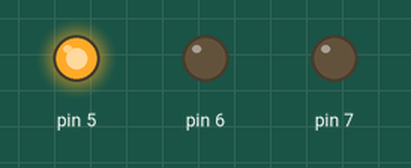
Recording of a sketch running on a simulated Arduino Uno, built with avr-gcc and run on an emulated ATmega328P. Parts: output pins drawn as LEDs (lit = HIGH).

Above: at 2.5 s.
At 6.0 s:
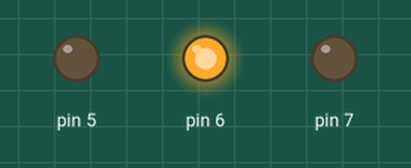
At 9.5 s:
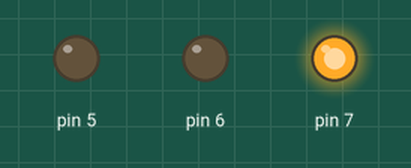
Timing chart, 0 to 15.6 s (numbered marks = the images above):
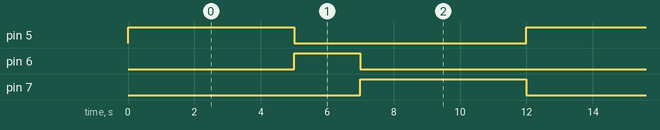

The sketch:

traffic-light.ino
```cpp
/**
 | --------------------------------------------------------
 | Lista 1
 | --------------------------------------------------------
 | Autores: Raphael Ramos
 |
 | µControlador: Atmega328p
 |
 | Descrição: Semáforo implementado com comandos em C
 | manipulando registradores.

 | Consideração: usou-se três pinos conse cutivos para
 | tirar proveito do deslocamentos da cadeia de bits
*/

void setup()
{
  	// Utilizou-se os pinos PD5, PD6 e PD7 da porta D (8-bit)
  	// PD7 (green), PD6 (yellow) e PD5 (red) são de saída
  	DDRD = 0xE0; // 1110 0000 = 0xE0
}

void loop()
{
	// PD5 (red ON), PD6 (yellow OFF), PD7 (green OFF)
  	PORTD = 0X20; // 0010 0000
	delay(5000); // atraso de 5s

  	// PD5 (red OFF), PD6 (yellow ON), PD7 (green OFF)
  	PORTD <<= 1; // 0100 0000
  	delay(2000); // atraso de 2s

  	// PD5 (red OFF), PD6 (yellow OFF), PD7 (green ON)
  	PORTD <<= 1; // 1000 0000
  	delay(5000); // atraso de 5s
}
```

Measured:
- by itself, pin 5, pin 7: alternates HIGH for 5.0 s and LOW for 7.0 s
- by itself, pin 6: alternates HIGH for 2.0 s and LOW for 10.0 s
- by itself, everything shown: repeats every 12.0 s, in 3 steps
